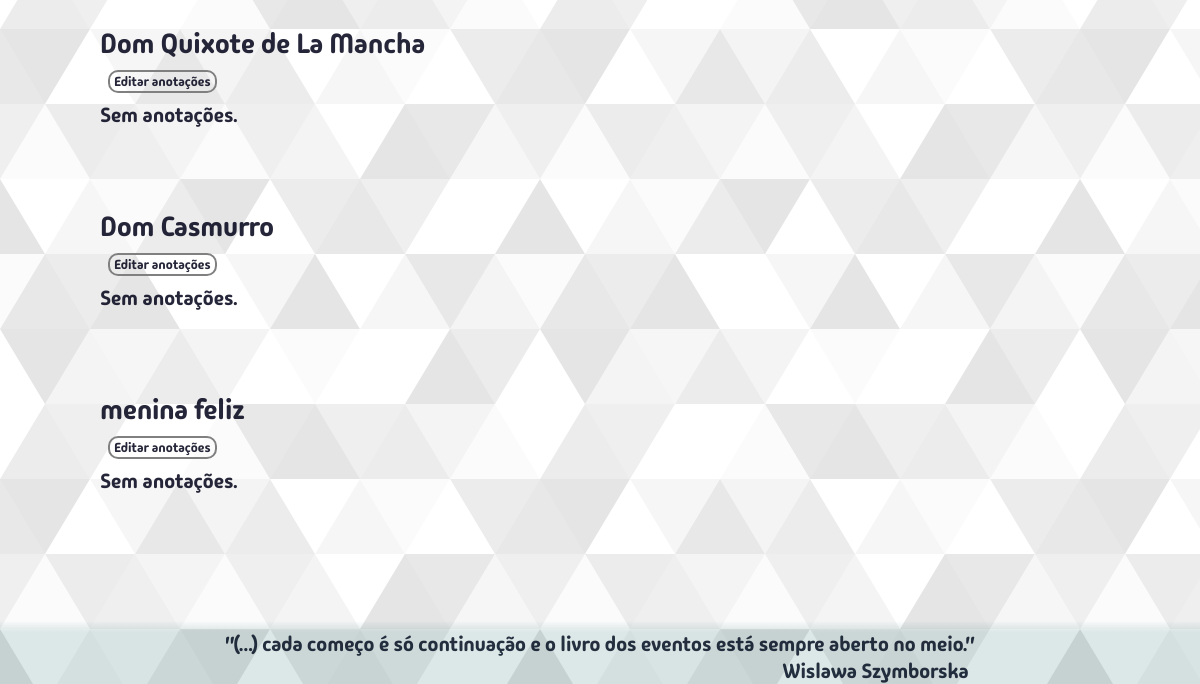
/minhasanotacoes/todos/ (lower part), run on an earlier commit of the app's database.
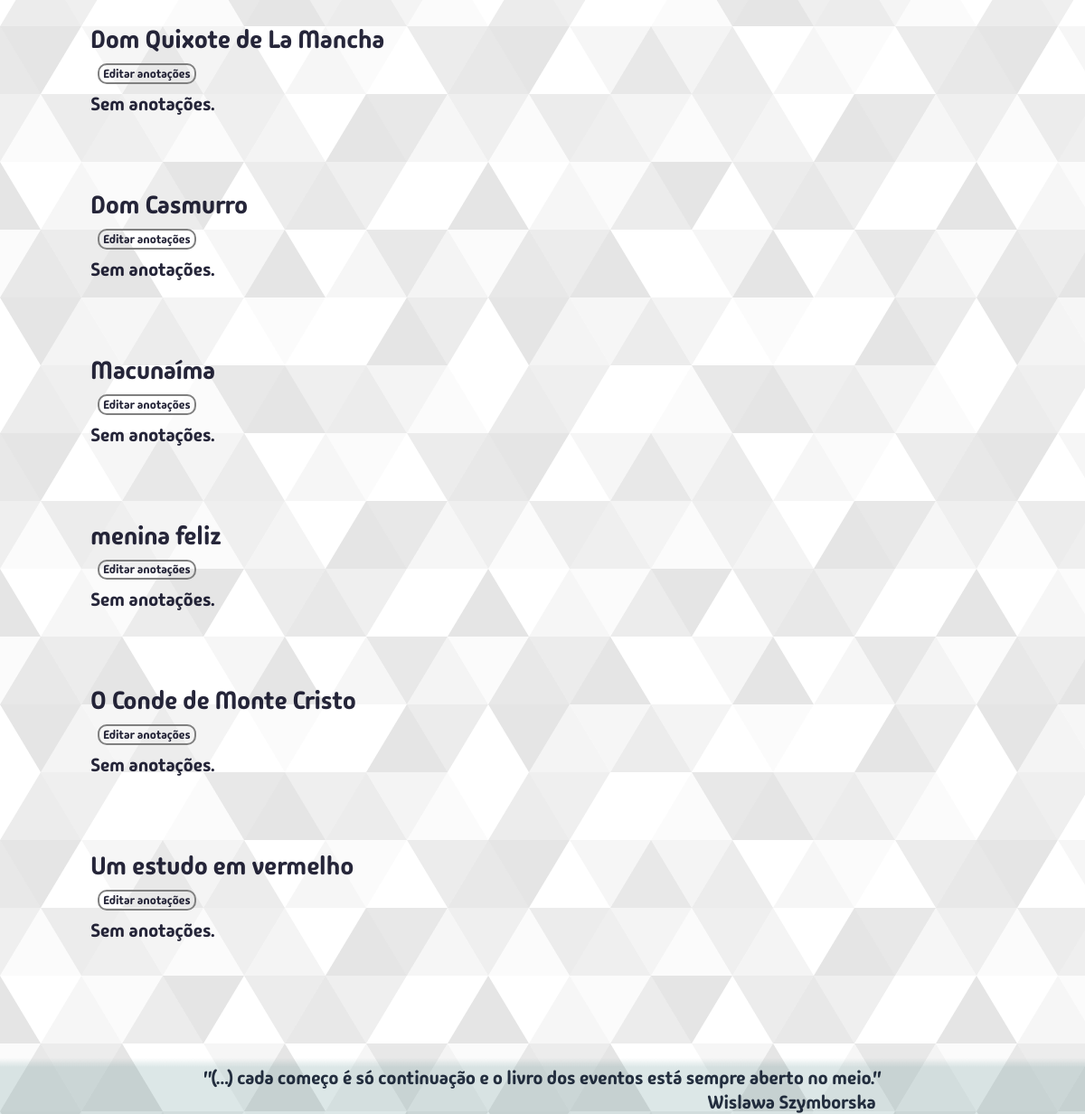
And on a later commit of the database.
### bibm/models.py (models this page shows, shortened)
class Livro(models.Model):
    titulo = models.CharField(max_length=300, unique=True)
    editora = models.CharField(max_length=300, blank=True, null=True)
    autor = models.ForeignKey(Autor, on_delete=models.SET_DEFAULT, default=1)
    genero = models.ForeignKey(Genero, on_delete=models.SET_DEFAULT, default=1)
    tema = models.CharField(max_length=600, blank=True, null=True)
    lendo = models.BooleanField(default=False)
    lido = models.BooleanField(default=False)
    data_leitura = models.DateField(blank=True, null=True)
    leria_de_novo = models.BooleanField(default=False)
    notas = [(1,"1"),(2,"2"),(3,"3"),(4,"4"),(5,"5"),(6,"6"),(7,"7"),(8,"8"),(9,"9"),(10,"10")]
    classificacao = models.IntegerField(choices=notas, blank=True, null=True)
    endereco = models.ForeignKey(Endereco, on_delete=models.SET_NULL, blank=True, null=True)
    data_compra = models.DateField(null=True)
    regiao = models.ForeignKey(Regiao, on_delete=models.SET_DEFAULT, default=2)
    comentario = models.TextField(blank=True, null=True)
    planejamento = models.PositiveIntegerField(unique=True, blank=True, null=True)

### bibm/views/views_anotacoes_historico.py (the view, shortened to what this page needs)
# urls.py: path("minhasanotacoes/<filtro>/", views.minhas_anotacoes, name="minhas_anotacoes"),
def minhas_anotacoes(request, filtro):
    termo_busca = request.GET.get("q", "").strip()
    ordem_alfabetica_lista = ["a","b","c","d","e","f","g","h","i","j","k","l","m","n","o","p",
                              "q","r","s","t","u","v","w","x","y","z","0-9..."]
    filtros = {
        "lidos": "Lidos",
        "todos": "Todos",
        "naolidos": "Não lidos",
        "lidoeleriadenovo": "Lido e Leria de novo"
    }
    if termo_busca == "":
        if filtro[:5] == "todos":
            meus_livros = Livro.objects.all().annotate(
                ultima_anotacao=Max("anotacao__data_inclusao")
            ).order_by("-ultima_anotacao")
            filtro_letra = filtro[5:]
            filtro = "todos"
        if filtro[:8] == "naolidos":
            meus_livros = Livro.objects.filter(lido=False).annotate(
                ultima_anotacao=Max("anotacao__data_inclusao")
            ).order_by("-ultima_anotacao")
            filtro_letra = filtro[8:]
            filtro = "naolidos"
        elif filtro[:5] == "lidos":
            meus_livros = Livro.objects.filter(lido=True).annotate(
                ultima_anotacao=Max("anotacao__data_inclusao")
            ).order_by("-ultima_anotacao")
            filtro_letra = filtro[5:]
            filtro = "lidos"
        elif filtro[:16] == "lidoeleriadenovo":
            meus_livros = Livro.objects.filter(lido=True, leria_de_novo=True).annotate(
                ultima_anotacao=Max("anotacao__data_inclusao")
            ).order_by("-ultima_anotacao")
            filtro_letra = filtro[16:]
            filtro = "lidoeleriadenovo"
    anotacoes = []
    for livro in meus_livros:
        anot = Anotacao.objects.filter(livro__id=livro.id)
        anotacoes.append((livro, anot))
    context = {
        "filtro": filtro,
        "caller": "minhas_anotacoes",
        "filtros": filtros,
        "ordem_alfabetica_lista": ordem_alfabetica_lista,
        "classe_btn":"btn-azul",
        "anotacoes_livros": anotacoes,
        "filtro_letra": filtro_letra,
    }
    return render(request, "bibm/pages/minhasAnotacoes.html", context)

### bibm/templates/bibm/pages/minhasAnotacoes.html (shortened to what this page needs)
{% extends "bibm/estru.html" %}
{% load static %}
{% block content %}
  {% for anot_livro, anotacoes in anotacoes_livros %}
    <div class="anotacoes-livro-box">
      <div class="titulo-livro-anotacoes">{{anot_livro.titulo}}</div>
      <form action="{% url "bibm:add_anotacao" anot_livro.id %}" method="get">
        <button type="submit" class="btn-pequeno btn-verde">Editar anotações</button>
      </form>
      <div class="anotacoes-individuais-box">
        {% for anotacao in anotacoes %}
          <div class="anotacao-individual">
            <div class="anotacao-data">{{anotacao.data_inclusao}}</div>
            <div class="anotacao-anotacao">{{anotacao.anotacao}}</div>
          </div>
        {% empty %}
          Sem anotações.
        {% endfor %}
      </div>
    </div>
  {% empty %}
    Sem resultados
  {% endfor %}
{% endblock content %}

### bibm/templates/bibm/estru.html (shortened to what this page needs)
{% load static %}
<!DOCTYPE html>
<html lang="pt-BR">
<head>
	<link rel="stylesheet" href="{% static 'bibm/css/estilos.css' %}">
	<link rel="stylesheet" href="{% static 'bibm/css/searchBox.css' %}">
	<link rel="stylesheet" href="{% static 'bibm/css/addUmLivro.css' %}">
	<link rel="stylesheet" href="{% static 'bibm/css/livroDetalheForm.css' %}">
	<link rel="stylesheet" href="{% static 'bibm/css/anotacoes.css' %}">
	<link rel="stylesheet" href="{% static 'bibm/css/botoes.css' %}">
	<link rel="stylesheet" href="{% static 'bibm/css/mapaDaBibli.css' %}">
	<link rel="stylesheet" href="{% static 'bibm/css/anotacoesHistorico.css' %}">
	<link rel="stylesheet" href="{% static 'bibm/css/genericos.css' %}">
	<link rel="stylesheet" href="{% static 'bibm/css/media.css' %}">
</head>
<body>
		<aside class="madimi-one-regular main-bg section">
			<div class="maxwidth">
			{% block content %}
			{% endblock content %}
		</div>
		<div class="espaco-embaixo"></div>
		<footer class="rodape">
			<div class="frase-rodape-container">
				<p class="frase-rodape">"(...) cada começo é só continuação e o livro dos eventos está sempre aberto no meio."</p>
				<p class="autor-rodape">Wislawa Szymborska</p>
			</div>
		</footer>
	</aside>
</body>
</html>

### bibm/templates/bibm/partials/messages.html (shortened to what this page needs)
{% load static %}

### bibm/static/bibm/css/estilos.css (style rules this page uses)
:root { --vermelho: 21; --verde: 95; --azul: 95; --cor-do-titulo: rgba(var(--vermelho), var(--verde), var(--azul), 0.15); --cod-do-titulo-bottom: rgba(var(--vermelho), var(--verde), var(--azul), 0); --azul-livro-atual: #4a9e9771; --verde-livro-atual: #07691c71; --vermelho-livro-atual: #b1432771; --cor-da-borda: gray; --recuo-padrao: calc(80vw + 2rem); --color-primary: #269fe6; --color-white: #fff; --color-escrita-padrao: rgba(0, 0, 24, 0.85); }
* { margin: 0; padding: 0; }
html { font-size: 62.5%; }
body { font-size: calc(1.2rem + 0.7vw); overflow: hidden auto; }
button { position: inherit; border: none; font-family: inherit; background: none; color: inherit; }
.espaco-embaixo { display: flex; position: relative; bottom: 0; padding-top: 15rem; }
.rodape { display: flex; position: absolute; bottom: 0; width: 100vw; text-align: center; margin: 0; padding: 0; padding-top: 1.5rem; }
.rodape::after { content: ""; position: absolute; bottom: 0; left: 0; width: 100%; height: 75%; background: var(--cor-do-titulo); }
.rodape::before { content: ""; position: absolute; bottom: 75%; left: 0; width: 100%; height: 15%; background: linear-gradient(var(--cod-do-titulo-bottom), var(--cor-do-titulo)); }
.frase-rodape-container { position: relative; margin: 0 auto; width: fit-content; }
.frase-rodape { padding: 0 3vw; }
.autor-rodape { position: inherit; text-align: right; padding: 0 3.5vw; }

### bibm/static/bibm/css/botoes.css (style rules this page uses)
.btn-pequeno { position: relative; place-self: center; border: .2rem solid var(--cor-da-borda); width: fit-content; height: fit-content; border-radius: 1rem; font-family: inherit; font-size: calc(.6rem + .6vw); transition: all 300ms ease-in-out; padding: .09rem .4rem; margin: 0.8rem; }

### bibm/static/bibm/css/anotacoesHistorico.css (style rules this page uses)
.titulo-livro-anotacoes { font-size: calc(1.8rem + 0.8vw); }
.anotacoes-livro-box { padding: 4rem; }
.anotacoes-individuais-box { display: flex; flex-flow: column; }

### bibm/static/bibm/css/genericos.css (style rules this page uses)
.main-bg { background-image: url("..\\img\\subtle-prism.svg"); background-repeat: no-repeat; background-size: cover; background-attachment: fixed; background-position: center; padding: 0; margin: 0; }
.madimi-one-regular { font-family: "Madimi One", sans-serif; font-weight: 400; font-style: normal; color: rgba(0, 0, 24, 0.85); margin: 0; padding: 0; }
.maxwidth { padding: 0 5vw; margin: 0 auto; position: relative; }
.section { min-height: 100vh; position:relative; padding: 0; margin: 0; }

What changed in the data, as far as the page shows it:
added Livro: titulo "Macunaíma"
added Livro: titulo "O Conde de Monte Cristo"
added Livro: titulo "Um estudo em vermelho"
